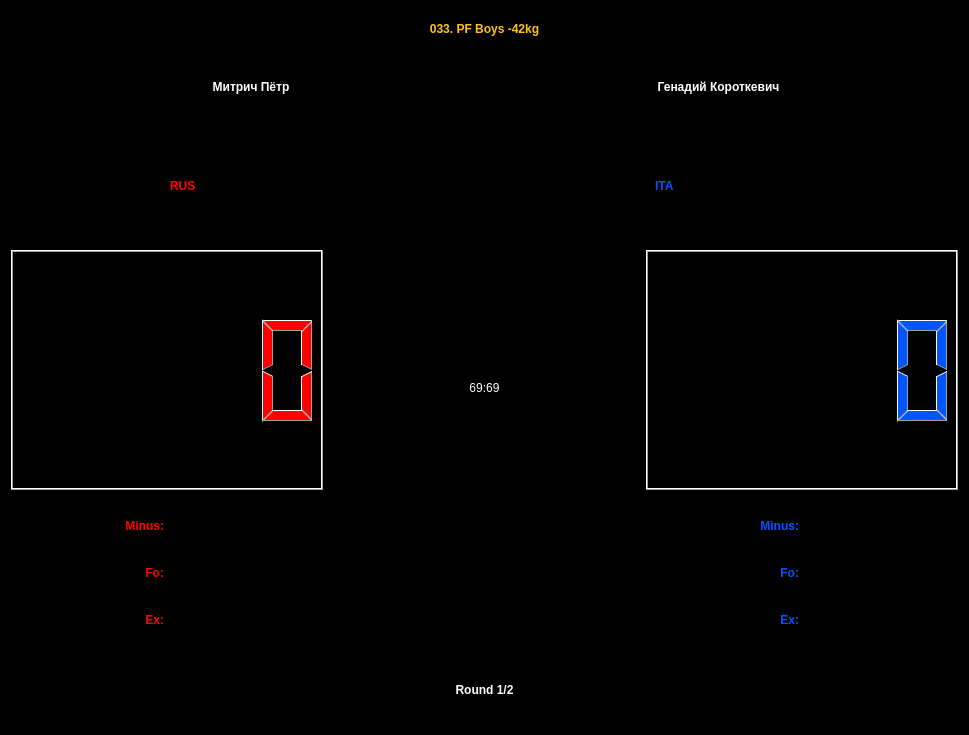
<?xml version="1.0" encoding="UTF-8"?>
<ui version="4.0">
 <class>FightingTable2</class>
 <widget class="QWidget" name="FightingTable2">
  <property name="geometry">
   <rect>
    <x>0</x>
    <y>0</y>
    <width>969</width>
    <height>735</height>
   </rect>
  </property>
  <property name="palette">
   <palette>
    <active>
     <colorrole role="Base">
      <brush brushstyle="SolidPattern">
       <color alpha="255">
        <red>255</red>
        <green>255</green>
        <blue>255</blue>
       </color>
      </brush>
     </colorrole>
     <colorrole role="Window">
      <brush brushstyle="SolidPattern">
       <color alpha="255">
        <red>0</red>
        <green>0</green>
        <blue>0</blue>
       </color>
      </brush>
     </colorrole>
    </active>
    <inactive>
     <colorrole role="Base">
      <brush brushstyle="SolidPattern">
       <color alpha="255">
        <red>255</red>
        <green>255</green>
        <blue>255</blue>
       </color>
      </brush>
     </colorrole>
     <colorrole role="Window">
      <brush brushstyle="SolidPattern">
       <color alpha="255">
        <red>0</red>
        <green>0</green>
        <blue>0</blue>
       </color>
      </brush>
     </colorrole>
    </inactive>
    <disabled>
     <colorrole role="Base">
      <brush brushstyle="SolidPattern">
       <color alpha="255">
        <red>0</red>
        <green>0</green>
        <blue>0</blue>
       </color>
      </brush>
     </colorrole>
     <colorrole role="Window">
      <brush brushstyle="SolidPattern">
       <color alpha="255">
        <red>0</red>
        <green>0</green>
        <blue>0</blue>
       </color>
      </brush>
     </colorrole>
    </disabled>
   </palette>
  </property>
  <property name="windowTitle">
   <string>Form</string>
  </property>
  <layout class="QGridLayout" name="gridLayoutMain" rowstretch="5,10,75,10">
   <item row="3" column="0">
    <widget class="AspectRatioTextLabel" name="labelLeftHead">
     <property name="sizePolicy">
      <sizepolicy hsizetype="Ignored" vsizetype="Ignored">
       <horstretch>0</horstretch>
       <verstretch>0</verstretch>
      </sizepolicy>
     </property>
     <property name="palette">
      <palette>
       <active>
        <colorrole role="WindowText">
         <brush brushstyle="SolidPattern">
          <color alpha="255">
           <red>255</red>
           <green>255</green>
           <blue>255</blue>
          </color>
         </brush>
        </colorrole>
       </active>
       <inactive>
        <colorrole role="WindowText">
         <brush brushstyle="SolidPattern">
          <color alpha="255">
           <red>255</red>
           <green>255</green>
           <blue>255</blue>
          </color>
         </brush>
        </colorrole>
       </inactive>
       <disabled>
        <colorrole role="WindowText">
         <brush brushstyle="SolidPattern">
          <color alpha="255">
           <red>120</red>
           <green>120</green>
           <blue>120</blue>
          </color>
         </brush>
        </colorrole>
       </disabled>
      </palette>
     </property>
     <property name="font">
      <font>
       <weight>75</weight>
       <bold>true</bold>
      </font>
     </property>
     <property name="text">
      <string>Round 1/2</string>
     </property>
     <property name="scaledContents">
      <bool>true</bool>
     </property>
     <property name="alignment">
      <set>Qt::AlignCenter</set>
     </property>
    </widget>
   </item>
   <item row="0" column="0">
    <widget class="AspectRatioTextLabel" name="labelCategory">
     <property name="sizePolicy">
      <sizepolicy hsizetype="Ignored" vsizetype="Ignored">
       <horstretch>0</horstretch>
       <verstretch>0</verstretch>
      </sizepolicy>
     </property>
     <property name="palette">
      <palette>
       <active>
        <colorrole role="WindowText">
         <brush brushstyle="SolidPattern">
          <color alpha="255">
           <red>255</red>
           <green>196</green>
           <blue>19</blue>
          </color>
         </brush>
        </colorrole>
       </active>
       <inactive>
        <colorrole role="WindowText">
         <brush brushstyle="SolidPattern">
          <color alpha="255">
           <red>255</red>
           <green>196</green>
           <blue>19</blue>
          </color>
         </brush>
        </colorrole>
       </inactive>
       <disabled>
        <colorrole role="WindowText">
         <brush brushstyle="SolidPattern">
          <color alpha="255">
           <red>120</red>
           <green>120</green>
           <blue>120</blue>
          </color>
         </brush>
        </colorrole>
       </disabled>
      </palette>
     </property>
     <property name="font">
      <font>
       <weight>75</weight>
       <bold>true</bold>
      </font>
     </property>
     <property name="text">
      <string>033. PF Boys -42kg</string>
     </property>
     <property name="scaledContents">
      <bool>true</bool>
     </property>
     <property name="alignment">
      <set>Qt::AlignCenter</set>
     </property>
    </widget>
   </item>
   <item row="2" column="0">
    <layout class="QGridLayout" name="gridLayoutCenter" columnstretch="1,1,1">
     <item row="0" column="2">
      <layout class="QGridLayout" name="gridLayout_5" rowstretch="23,47,30">
       <item row="0" column="0">
        <widget class="QWidget" name="widget_5" native="true">
         <property name="sizePolicy">
          <sizepolicy hsizetype="Ignored" vsizetype="Ignored">
           <horstretch>0</horstretch>
           <verstretch>0</verstretch>
          </sizepolicy>
         </property>
         <layout class="QGridLayout" name="gridLayout_4">
          <item row="0" column="1">
           <widget class="AspectRatioTextLabel" name="rightRegion">
            <property name="sizePolicy">
             <sizepolicy hsizetype="Ignored" vsizetype="Ignored">
              <horstretch>0</horstretch>
              <verstretch>0</verstretch>
             </sizepolicy>
            </property>
            <property name="palette">
             <palette>
              <active>
               <colorrole role="WindowText">
                <brush brushstyle="SolidPattern">
                 <color alpha="255">
                  <red>0</red>
                  <green>85</green>
                  <blue>255</blue>
                 </color>
                </brush>
               </colorrole>
              </active>
              <inactive>
               <colorrole role="WindowText">
                <brush brushstyle="SolidPattern">
                 <color alpha="255">
                  <red>0</red>
                  <green>85</green>
                  <blue>255</blue>
                 </color>
                </brush>
               </colorrole>
              </inactive>
              <disabled>
               <colorrole role="WindowText">
                <brush brushstyle="SolidPattern">
                 <color alpha="255">
                  <red>120</red>
                  <green>120</green>
                  <blue>120</blue>
                 </color>
                </brush>
               </colorrole>
              </disabled>
             </palette>
            </property>
            <property name="font">
             <font>
              <weight>75</weight>
              <bold>true</bold>
             </font>
            </property>
            <property name="text">
             <string>ITA</string>
            </property>
            <property name="scaledContents">
             <bool>true</bool>
            </property>
           </widget>
          </item>
          <item row="0" column="2">
           <widget class="AspectRatioPixmapLabel" name="rightFlag">
            <property name="sizePolicy">
             <sizepolicy hsizetype="Ignored" vsizetype="Ignored">
              <horstretch>0</horstretch>
              <verstretch>0</verstretch>
             </sizepolicy>
            </property>
            <property name="text">
             <string>TextLabel</string>
            </property>
            <property name="scaledContents">
             <bool>false</bool>
            </property>
            <property name="alignment">
             <set>Qt::AlignCenter</set>
            </property>
           </widget>
          </item>
         </layout>
        </widget>
       </item>
       <item row="1" column="0">
        <widget class="MyQLCDNumber" name="rightLcdNumber">
         <property name="sizePolicy">
          <sizepolicy hsizetype="Ignored" vsizetype="Ignored">
           <horstretch>0</horstretch>
           <verstretch>0</verstretch>
          </sizepolicy>
         </property>
         <property name="palette">
          <palette>
           <active>
            <colorrole role="WindowText">
             <brush brushstyle="SolidPattern">
              <color alpha="255">
               <red>0</red>
               <green>85</green>
               <blue>255</blue>
              </color>
             </brush>
            </colorrole>
           </active>
           <inactive>
            <colorrole role="WindowText">
             <brush brushstyle="SolidPattern">
              <color alpha="255">
               <red>0</red>
               <green>85</green>
               <blue>255</blue>
              </color>
             </brush>
            </colorrole>
           </inactive>
           <disabled>
            <colorrole role="WindowText">
             <brush brushstyle="SolidPattern">
              <color alpha="255">
               <red>120</red>
               <green>120</green>
               <blue>120</blue>
              </color>
             </brush>
            </colorrole>
           </disabled>
          </palette>
         </property>
        </widget>
       </item>
       <item row="2" column="0">
        <widget class="QWidget" name="widget_10" native="true">
         <property name="sizePolicy">
          <sizepolicy hsizetype="Ignored" vsizetype="Ignored">
           <horstretch>0</horstretch>
           <verstretch>0</verstretch>
          </sizepolicy>
         </property>
         <layout class="QGridLayout" name="gridLayout_8">
          <item row="2" column="1">
           <widget class="AspectRatioPixmapLabel" name="rightEx">
            <property name="sizePolicy">
             <sizepolicy hsizetype="Ignored" vsizetype="Ignored">
              <horstretch>0</horstretch>
              <verstretch>0</verstretch>
             </sizepolicy>
            </property>
            <property name="text">
             <string>TextLabel</string>
            </property>
           </widget>
          </item>
          <item row="0" column="0">
           <widget class="AspectRatioTextLabel" name="labelRightMinus">
            <property name="sizePolicy">
             <sizepolicy hsizetype="Ignored" vsizetype="Ignored">
              <horstretch>0</horstretch>
              <verstretch>0</verstretch>
             </sizepolicy>
            </property>
            <property name="palette">
             <palette>
              <active>
               <colorrole role="WindowText">
                <brush brushstyle="SolidPattern">
                 <color alpha="255">
                  <red>0</red>
                  <green>85</green>
                  <blue>255</blue>
                 </color>
                </brush>
               </colorrole>
              </active>
              <inactive>
               <colorrole role="WindowText">
                <brush brushstyle="SolidPattern">
                 <color alpha="255">
                  <red>0</red>
                  <green>85</green>
                  <blue>255</blue>
                 </color>
                </brush>
               </colorrole>
              </inactive>
              <disabled>
               <colorrole role="WindowText">
                <brush brushstyle="SolidPattern">
                 <color alpha="255">
                  <red>120</red>
                  <green>120</green>
                  <blue>120</blue>
                 </color>
                </brush>
               </colorrole>
              </disabled>
             </palette>
            </property>
            <property name="font">
             <font>
              <weight>75</weight>
              <bold>true</bold>
             </font>
            </property>
            <property name="text">
             <string>Minus:</string>
            </property>
            <property name="scaledContents">
             <bool>true</bool>
            </property>
            <property name="alignment">
             <set>Qt::AlignRight|Qt::AlignTrailing|Qt::AlignVCenter</set>
            </property>
           </widget>
          </item>
          <item row="0" column="1">
           <widget class="AspectRatioPixmapLabel" name="rightMinus">
            <property name="sizePolicy">
             <sizepolicy hsizetype="Ignored" vsizetype="Ignored">
              <horstretch>0</horstretch>
              <verstretch>0</verstretch>
             </sizepolicy>
            </property>
            <property name="text">
             <string>TextLabel</string>
            </property>
           </widget>
          </item>
          <item row="2" column="0">
           <widget class="AspectRatioTextLabel" name="labelRightEx">
            <property name="sizePolicy">
             <sizepolicy hsizetype="Ignored" vsizetype="Ignored">
              <horstretch>0</horstretch>
              <verstretch>0</verstretch>
             </sizepolicy>
            </property>
            <property name="palette">
             <palette>
              <active>
               <colorrole role="WindowText">
                <brush brushstyle="SolidPattern">
                 <color alpha="255">
                  <red>0</red>
                  <green>85</green>
                  <blue>255</blue>
                 </color>
                </brush>
               </colorrole>
              </active>
              <inactive>
               <colorrole role="WindowText">
                <brush brushstyle="SolidPattern">
                 <color alpha="255">
                  <red>0</red>
                  <green>85</green>
                  <blue>255</blue>
                 </color>
                </brush>
               </colorrole>
              </inactive>
              <disabled>
               <colorrole role="WindowText">
                <brush brushstyle="SolidPattern">
                 <color alpha="255">
                  <red>120</red>
                  <green>120</green>
                  <blue>120</blue>
                 </color>
                </brush>
               </colorrole>
              </disabled>
             </palette>
            </property>
            <property name="font">
             <font>
              <weight>75</weight>
              <bold>true</bold>
             </font>
            </property>
            <property name="text">
             <string>Ex:</string>
            </property>
            <property name="scaledContents">
             <bool>true</bool>
            </property>
            <property name="alignment">
             <set>Qt::AlignRight|Qt::AlignTrailing|Qt::AlignVCenter</set>
            </property>
           </widget>
          </item>
          <item row="1" column="0">
           <widget class="AspectRatioTextLabel" name="labelRightFo">
            <property name="sizePolicy">
             <sizepolicy hsizetype="Ignored" vsizetype="Ignored">
              <horstretch>0</horstretch>
              <verstretch>0</verstretch>
             </sizepolicy>
            </property>
            <property name="palette">
             <palette>
              <active>
               <colorrole role="WindowText">
                <brush brushstyle="SolidPattern">
                 <color alpha="255">
                  <red>0</red>
                  <green>85</green>
                  <blue>255</blue>
                 </color>
                </brush>
               </colorrole>
              </active>
              <inactive>
               <colorrole role="WindowText">
                <brush brushstyle="SolidPattern">
                 <color alpha="255">
                  <red>0</red>
                  <green>85</green>
                  <blue>255</blue>
                 </color>
                </brush>
               </colorrole>
              </inactive>
              <disabled>
               <colorrole role="WindowText">
                <brush brushstyle="SolidPattern">
                 <color alpha="255">
                  <red>120</red>
                  <green>120</green>
                  <blue>120</blue>
                 </color>
                </brush>
               </colorrole>
              </disabled>
             </palette>
            </property>
            <property name="font">
             <font>
              <weight>75</weight>
              <bold>true</bold>
             </font>
            </property>
            <property name="text">
             <string>Fo:</string>
            </property>
            <property name="scaledContents">
             <bool>true</bool>
            </property>
            <property name="alignment">
             <set>Qt::AlignRight|Qt::AlignTrailing|Qt::AlignVCenter</set>
            </property>
           </widget>
          </item>
          <item row="1" column="1">
           <widget class="AspectRatioPixmapLabel" name="rightFo">
            <property name="sizePolicy">
             <sizepolicy hsizetype="Ignored" vsizetype="Ignored">
              <horstretch>0</horstretch>
              <verstretch>0</verstretch>
             </sizepolicy>
            </property>
            <property name="text">
             <string>TextLabel</string>
            </property>
           </widget>
          </item>
         </layout>
        </widget>
       </item>
      </layout>
     </item>
     <item row="0" column="0">
      <layout class="QGridLayout" name="gridLayout_2" rowstretch="23,47,30">
       <item row="0" column="0">
        <widget class="QWidget" name="widget_3" native="true">
         <property name="sizePolicy">
          <sizepolicy hsizetype="Ignored" vsizetype="Ignored">
           <horstretch>0</horstretch>
           <verstretch>0</verstretch>
          </sizepolicy>
         </property>
         <layout class="QGridLayout" name="gridLayout_3">
          <item row="0" column="0">
           <widget class="AspectRatioPixmapLabel" name="leftFlag">
            <property name="sizePolicy">
             <sizepolicy hsizetype="Ignored" vsizetype="Ignored">
              <horstretch>0</horstretch>
              <verstretch>0</verstretch>
             </sizepolicy>
            </property>
            <property name="palette">
             <palette>
              <active>
               <colorrole role="Text">
                <brush brushstyle="SolidPattern">
                 <color alpha="255">
                  <red>255</red>
                  <green>0</green>
                  <blue>0</blue>
                 </color>
                </brush>
               </colorrole>
              </active>
              <inactive>
               <colorrole role="Text">
                <brush brushstyle="SolidPattern">
                 <color alpha="255">
                  <red>255</red>
                  <green>0</green>
                  <blue>0</blue>
                 </color>
                </brush>
               </colorrole>
              </inactive>
              <disabled>
               <colorrole role="Text">
                <brush brushstyle="SolidPattern">
                 <color alpha="255">
                  <red>120</red>
                  <green>120</green>
                  <blue>120</blue>
                 </color>
                </brush>
               </colorrole>
              </disabled>
             </palette>
            </property>
            <property name="text">
             <string>TextLabel</string>
            </property>
            <property name="scaledContents">
             <bool>false</bool>
            </property>
            <property name="alignment">
             <set>Qt::AlignCenter</set>
            </property>
           </widget>
          </item>
          <item row="0" column="1">
           <widget class="AspectRatioTextLabel" name="leftRegion">
            <property name="sizePolicy">
             <sizepolicy hsizetype="Ignored" vsizetype="Ignored">
              <horstretch>0</horstretch>
              <verstretch>0</verstretch>
             </sizepolicy>
            </property>
            <property name="palette">
             <palette>
              <active>
               <colorrole role="WindowText">
                <brush brushstyle="SolidPattern">
                 <color alpha="255">
                  <red>255</red>
                  <green>0</green>
                  <blue>0</blue>
                 </color>
                </brush>
               </colorrole>
              </active>
              <inactive>
               <colorrole role="WindowText">
                <brush brushstyle="SolidPattern">
                 <color alpha="255">
                  <red>255</red>
                  <green>0</green>
                  <blue>0</blue>
                 </color>
                </brush>
               </colorrole>
              </inactive>
              <disabled>
               <colorrole role="WindowText">
                <brush brushstyle="SolidPattern">
                 <color alpha="255">
                  <red>120</red>
                  <green>120</green>
                  <blue>120</blue>
                 </color>
                </brush>
               </colorrole>
              </disabled>
             </palette>
            </property>
            <property name="font">
             <font>
              <weight>75</weight>
              <bold>true</bold>
             </font>
            </property>
            <property name="text">
             <string>RUS</string>
            </property>
            <property name="scaledContents">
             <bool>true</bool>
            </property>
           </widget>
          </item>
         </layout>
        </widget>
       </item>
       <item row="2" column="0">
        <widget class="QWidget" name="widget_8" native="true">
         <property name="sizePolicy">
          <sizepolicy hsizetype="Ignored" vsizetype="Ignored">
           <horstretch>0</horstretch>
           <verstretch>0</verstretch>
          </sizepolicy>
         </property>
         <layout class="QGridLayout" name="gridLayout_9">
          <item row="0" column="0">
           <widget class="AspectRatioTextLabel" name="labelLeftMinus">
            <property name="sizePolicy">
             <sizepolicy hsizetype="Ignored" vsizetype="Ignored">
              <horstretch>0</horstretch>
              <verstretch>0</verstretch>
             </sizepolicy>
            </property>
            <property name="palette">
             <palette>
              <active>
               <colorrole role="WindowText">
                <brush brushstyle="SolidPattern">
                 <color alpha="255">
                  <red>255</red>
                  <green>0</green>
                  <blue>0</blue>
                 </color>
                </brush>
               </colorrole>
              </active>
              <inactive>
               <colorrole role="WindowText">
                <brush brushstyle="SolidPattern">
                 <color alpha="255">
                  <red>255</red>
                  <green>0</green>
                  <blue>0</blue>
                 </color>
                </brush>
               </colorrole>
              </inactive>
              <disabled>
               <colorrole role="WindowText">
                <brush brushstyle="SolidPattern">
                 <color alpha="255">
                  <red>120</red>
                  <green>120</green>
                  <blue>120</blue>
                 </color>
                </brush>
               </colorrole>
              </disabled>
             </palette>
            </property>
            <property name="font">
             <font>
              <weight>75</weight>
              <bold>true</bold>
             </font>
            </property>
            <property name="text">
             <string>Minus:</string>
            </property>
            <property name="scaledContents">
             <bool>true</bool>
            </property>
            <property name="alignment">
             <set>Qt::AlignRight|Qt::AlignTrailing|Qt::AlignVCenter</set>
            </property>
           </widget>
          </item>
          <item row="0" column="1">
           <widget class="AspectRatioPixmapLabel" name="leftMinus">
            <property name="sizePolicy">
             <sizepolicy hsizetype="Ignored" vsizetype="Ignored">
              <horstretch>0</horstretch>
              <verstretch>0</verstretch>
             </sizepolicy>
            </property>
            <property name="text">
             <string>TextLabel</string>
            </property>
           </widget>
          </item>
          <item row="2" column="0">
           <widget class="AspectRatioTextLabel" name="labelLeftEx">
            <property name="sizePolicy">
             <sizepolicy hsizetype="Ignored" vsizetype="Ignored">
              <horstretch>0</horstretch>
              <verstretch>0</verstretch>
             </sizepolicy>
            </property>
            <property name="palette">
             <palette>
              <active>
               <colorrole role="WindowText">
                <brush brushstyle="SolidPattern">
                 <color alpha="255">
                  <red>255</red>
                  <green>0</green>
                  <blue>0</blue>
                 </color>
                </brush>
               </colorrole>
              </active>
              <inactive>
               <colorrole role="WindowText">
                <brush brushstyle="SolidPattern">
                 <color alpha="255">
                  <red>255</red>
                  <green>0</green>
                  <blue>0</blue>
                 </color>
                </brush>
               </colorrole>
              </inactive>
              <disabled>
               <colorrole role="WindowText">
                <brush brushstyle="SolidPattern">
                 <color alpha="255">
                  <red>120</red>
                  <green>120</green>
                  <blue>120</blue>
                 </color>
                </brush>
               </colorrole>
              </disabled>
             </palette>
            </property>
            <property name="font">
             <font>
              <weight>75</weight>
              <bold>true</bold>
             </font>
            </property>
            <property name="text">
             <string>Ex:</string>
            </property>
            <property name="scaledContents">
             <bool>true</bool>
            </property>
            <property name="alignment">
             <set>Qt::AlignRight|Qt::AlignTrailing|Qt::AlignVCenter</set>
            </property>
           </widget>
          </item>
          <item row="2" column="1">
           <widget class="AspectRatioPixmapLabel" name="leftEx">
            <property name="sizePolicy">
             <sizepolicy hsizetype="Ignored" vsizetype="Ignored">
              <horstretch>0</horstretch>
              <verstretch>0</verstretch>
             </sizepolicy>
            </property>
            <property name="text">
             <string>TextLabel</string>
            </property>
           </widget>
          </item>
          <item row="1" column="0">
           <widget class="AspectRatioTextLabel" name="labelLeftFo">
            <property name="sizePolicy">
             <sizepolicy hsizetype="Ignored" vsizetype="Ignored">
              <horstretch>0</horstretch>
              <verstretch>0</verstretch>
             </sizepolicy>
            </property>
            <property name="palette">
             <palette>
              <active>
               <colorrole role="WindowText">
                <brush brushstyle="SolidPattern">
                 <color alpha="255">
                  <red>255</red>
                  <green>0</green>
                  <blue>0</blue>
                 </color>
                </brush>
               </colorrole>
              </active>
              <inactive>
               <colorrole role="WindowText">
                <brush brushstyle="SolidPattern">
                 <color alpha="255">
                  <red>255</red>
                  <green>0</green>
                  <blue>0</blue>
                 </color>
                </brush>
               </colorrole>
              </inactive>
              <disabled>
               <colorrole role="WindowText">
                <brush brushstyle="SolidPattern">
                 <color alpha="255">
                  <red>120</red>
                  <green>120</green>
                  <blue>120</blue>
                 </color>
                </brush>
               </colorrole>
              </disabled>
             </palette>
            </property>
            <property name="font">
             <font>
              <weight>75</weight>
              <bold>true</bold>
             </font>
            </property>
            <property name="text">
             <string>Fo:</string>
            </property>
            <property name="scaledContents">
             <bool>true</bool>
            </property>
            <property name="alignment">
             <set>Qt::AlignRight|Qt::AlignTrailing|Qt::AlignVCenter</set>
            </property>
           </widget>
          </item>
          <item row="1" column="1">
           <widget class="AspectRatioPixmapLabel" name="leftFo">
            <property name="sizePolicy">
             <sizepolicy hsizetype="Ignored" vsizetype="Ignored">
              <horstretch>0</horstretch>
              <verstretch>0</verstretch>
             </sizepolicy>
            </property>
            <property name="text">
             <string>TextLabel</string>
            </property>
           </widget>
          </item>
         </layout>
        </widget>
       </item>
       <item row="1" column="0">
        <widget class="MyQLCDNumber" name="leftLcdNumber">
         <property name="sizePolicy">
          <sizepolicy hsizetype="Ignored" vsizetype="Ignored">
           <horstretch>0</horstretch>
           <verstretch>0</verstretch>
          </sizepolicy>
         </property>
         <property name="palette">
          <palette>
           <active>
            <colorrole role="WindowText">
             <brush brushstyle="SolidPattern">
              <color alpha="255">
               <red>255</red>
               <green>0</green>
               <blue>0</blue>
              </color>
             </brush>
            </colorrole>
           </active>
           <inactive>
            <colorrole role="WindowText">
             <brush brushstyle="SolidPattern">
              <color alpha="255">
               <red>255</red>
               <green>0</green>
               <blue>0</blue>
              </color>
             </brush>
            </colorrole>
           </inactive>
           <disabled>
            <colorrole role="WindowText">
             <brush brushstyle="SolidPattern">
              <color alpha="255">
               <red>120</red>
               <green>120</green>
               <blue>120</blue>
              </color>
             </brush>
            </colorrole>
           </disabled>
          </palette>
         </property>
         <property name="font">
          <font>
           <weight>50</weight>
           <bold>false</bold>
          </font>
         </property>
         <property name="lineWidth">
          <number>1</number>
         </property>
         <property name="smallDecimalPoint">
          <bool>false</bool>
         </property>
        </widget>
       </item>
      </layout>
     </item>
     <item row="0" column="1">
      <widget class="AspectRatioTextLabel" name="labelTime">
       <property name="sizePolicy">
        <sizepolicy hsizetype="Ignored" vsizetype="Ignored">
         <horstretch>0</horstretch>
         <verstretch>0</verstretch>
        </sizepolicy>
       </property>
       <property name="palette">
        <palette>
         <active>
          <colorrole role="WindowText">
           <brush brushstyle="SolidPattern">
            <color alpha="255">
             <red>255</red>
             <green>255</green>
             <blue>255</blue>
            </color>
           </brush>
          </colorrole>
         </active>
         <inactive>
          <colorrole role="WindowText">
           <brush brushstyle="SolidPattern">
            <color alpha="255">
             <red>255</red>
             <green>255</green>
             <blue>255</blue>
            </color>
           </brush>
          </colorrole>
         </inactive>
         <disabled>
          <colorrole role="WindowText">
           <brush brushstyle="SolidPattern">
            <color alpha="255">
             <red>120</red>
             <green>120</green>
             <blue>120</blue>
            </color>
           </brush>
          </colorrole>
         </disabled>
        </palette>
       </property>
       <property name="text">
        <string>69:69</string>
       </property>
       <property name="scaledContents">
        <bool>true</bool>
       </property>
       <property name="alignment">
        <set>Qt::AlignCenter</set>
       </property>
      </widget>
     </item>
    </layout>
   </item>
   <item row="1" column="0">
    <widget class="QWidget" name="widget_2" native="true">
     <property name="sizePolicy">
      <sizepolicy hsizetype="Ignored" vsizetype="Ignored">
       <horstretch>0</horstretch>
       <verstretch>0</verstretch>
      </sizepolicy>
     </property>
     <layout class="QGridLayout" name="gridLayout" columnstretch="1,1">
      <item row="0" column="0">
       <widget class="AspectRatioTextLabel" name="leftName">
        <property name="sizePolicy">
         <sizepolicy hsizetype="Ignored" vsizetype="Ignored">
          <horstretch>0</horstretch>
          <verstretch>0</verstretch>
         </sizepolicy>
        </property>
        <property name="palette">
         <palette>
          <active>
           <colorrole role="WindowText">
            <brush brushstyle="SolidPattern">
             <color alpha="255">
              <red>255</red>
              <green>255</green>
              <blue>255</blue>
             </color>
            </brush>
           </colorrole>
          </active>
          <inactive>
           <colorrole role="WindowText">
            <brush brushstyle="SolidPattern">
             <color alpha="255">
              <red>255</red>
              <green>255</green>
              <blue>255</blue>
             </color>
            </brush>
           </colorrole>
          </inactive>
          <disabled>
           <colorrole role="WindowText">
            <brush brushstyle="SolidPattern">
             <color alpha="255">
              <red>120</red>
              <green>120</green>
              <blue>120</blue>
             </color>
            </brush>
           </colorrole>
          </disabled>
         </palette>
        </property>
        <property name="font">
         <font>
          <weight>75</weight>
          <bold>true</bold>
         </font>
        </property>
        <property name="text">
         <string>Митрич Пётр</string>
        </property>
        <property name="scaledContents">
         <bool>true</bool>
        </property>
        <property name="alignment">
         <set>Qt::AlignCenter</set>
        </property>
       </widget>
      </item>
      <item row="0" column="1">
       <widget class="AspectRatioTextLabel" name="rightName">
        <property name="sizePolicy">
         <sizepolicy hsizetype="Ignored" vsizetype="Ignored">
          <horstretch>0</horstretch>
          <verstretch>0</verstretch>
         </sizepolicy>
        </property>
        <property name="palette">
         <palette>
          <active>
           <colorrole role="WindowText">
            <brush brushstyle="SolidPattern">
             <color alpha="255">
              <red>255</red>
              <green>255</green>
              <blue>255</blue>
             </color>
            </brush>
           </colorrole>
          </active>
          <inactive>
           <colorrole role="WindowText">
            <brush brushstyle="SolidPattern">
             <color alpha="255">
              <red>255</red>
              <green>255</green>
              <blue>255</blue>
             </color>
            </brush>
           </colorrole>
          </inactive>
          <disabled>
           <colorrole role="WindowText">
            <brush brushstyle="SolidPattern">
             <color alpha="255">
              <red>120</red>
              <green>120</green>
              <blue>120</blue>
             </color>
            </brush>
           </colorrole>
          </disabled>
         </palette>
        </property>
        <property name="font">
         <font>
          <weight>75</weight>
          <bold>true</bold>
         </font>
        </property>
        <property name="text">
         <string>Генадий Короткевич</string>
        </property>
        <property name="scaledContents">
         <bool>true</bool>
        </property>
        <property name="alignment">
         <set>Qt::AlignCenter</set>
        </property>
       </widget>
      </item>
     </layout>
    </widget>
   </item>
  </layout>
 </widget>
 <customwidgets>
  <customwidget>
   <class>AspectRatioTextLabel</class>
   <extends>QLabel</extends>
   <header location="global">aspectratiotextlabel.h</header>
  </customwidget>
  <customwidget>
   <class>AspectRatioPixmapLabel</class>
   <extends>QLabel</extends>
   <header location="global">aspect_ratio_pixmap_label.h</header>
  </customwidget>
  <customwidget>
   <class>MyQLCDNumber</class>
   <extends>QLCDNumber</extends>
   <header location="global">myqlcdnumber.h</header>
  </customwidget>
 </customwidgets>
 <resources/>
 <connections/>
</ui>
